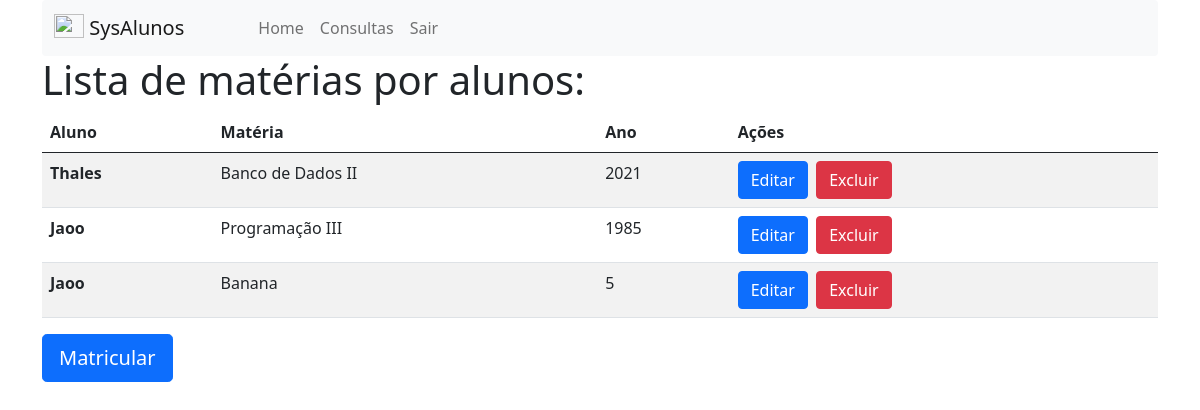
Page /materiasporalunos_list.php (signed in) on the committed database.
### tables this page shows
CREATE TABLE `materiasporalunos` (
  `idmateriasporalunos` int NOT NULL AUTO_INCREMENT,
  `idalunos` int NOT NULL,
  `idmaterias` int NOT NULL,
  `ano` int NOT NULL,
  PRIMARY KEY (`idmateriasporalunos`)
);

CREATE TABLE `alunos` (
  `idalunos` int unsigned NOT NULL AUTO_INCREMENT,
  `matricula` varchar(45) NOT NULL,
  `nome` varchar(100) NOT NULL,
  `dt_nascimento` date NOT NULL,
  `dt_cadastro` date NOT NULL,
  PRIMARY KEY (`idalunos`)
);

CREATE TABLE `materias` (
  `idmaterias` int unsigned NOT NULL AUTO_INCREMENT,
  `nome` varchar(45) NOT NULL,
  `periodo` varchar(10) NOT NULL,
  `carga_horaria` int unsigned NOT NULL,
  PRIMARY KEY (`idmaterias`)
);

### materiasporalunos_list.php (the view, shortened to what this page needs)
<?php
require_once("conexao.php");
$tipoAcesso = $_SESSION["tipo_acesso"];
?>
<!DOCTYPE html>
<html lang="pt-br">
<head>
    <link href="css/bootstrap.min.css" rel="stylesheet">
    <link href="css/sweetalert2.css" rel="stylesheet">
</head>
<body>
    <div class="container">
        <nav class="navbar navbar-expand-lg navbar-light bg-light rounded">
            <div class="container-fluid">
                <a class="navbar-brand" href="#">
                    <img src="img/studentmeets_4873.png" alt="" width="30" height="24" class="d-inline-block align-text-top">
                    SysAlunos
                </a>
                <div class="collapse navbar-collapse" id="navbarSupportedContent">
                    <ul class="navbar-nav me-auto mb-2 mb-lg-0" style="margin-left: 50px;">
                        <li class="nav-item">
                            <a class="nav-link" aria-current="page" href="admin.php">Home</a>
                        </li>
                        <?php
                        $mnuConsultas  = "<li class='nav-item'><a class='nav-link' href='#'>Consultas</a></li>";
                        if ($tipoAcesso == 0 || $tipoAcesso == 1) {
                            echo $mnuConsultas;
                        }
                        ?>
                        <li class="nav-item">
                            <a class="nav-link" href="logout.php">Sair</a>
                        </li>
                    </ul>
                </div>
            </div>
        </nav>
        <h1>Lista de matérias por alunos:</h1>
        <table class="table table-striped">
            <thead>
                <tr>
                    <th scope="col">Aluno</th>
                    <th scope="col">Matéria</th>
                    <th scope="col">Ano</th>
                    <th scope="col">Ações</th>
                </tr>
            </thead>
            <tbody>
                <?php
                $sql = "SELECT a.nome, m.nome, mpa.ano, mpa.idmateriasporalunos FROM materiasporalunos mpa
                    INNER JOIN alunos a ON a.idalunos = mpa.idalunos
                    INNER JOIN materias m ON m.idmaterias = mpa.idmaterias;";
                $resp = mysqli_query($conexao_bd, $sql);
                while ($rows = mysqli_fetch_row($resp)) {
                    echo "<tr>";
                    echo "<th scope='row'>$rows[0]</th>";
                    echo "<td>$rows[1]</td>";
                    echo "<td>$rows[2]</td>";
                    echo "<td>
                         <a class='btn btn-primary' href='materiasporalunos_edit.php?idMateriasporalunos=$rows[3]'
                          role='button'>Editar</a>&nbsp;
                         <a class='btn btn-danger'  href='javascript:excluirMateriasPorAlunos($rows[3])'
                          role='button'>Excluir</a>
                      </td>";
                    echo "</tr>";
                }
                ?>
            </tbody>
        </table>
        <a class="btn btn-lg btn-primary" href="materiasporalunos_edit.php?idMateriasporalunos=0" role="button">Matricular</a>
</body>
</html>

### rows in the picture
materiasporalunos: idalunos.nome "Thales", idmaterias.nome "Banco de Dados II", ano "2021"
materiasporalunos: idalunos.nome "Jaoo", idmaterias.nome "Programação III", ano "1985"
materiasporalunos: idalunos.nome "Jaoo", idmaterias.nome "Banana", ano "5"
